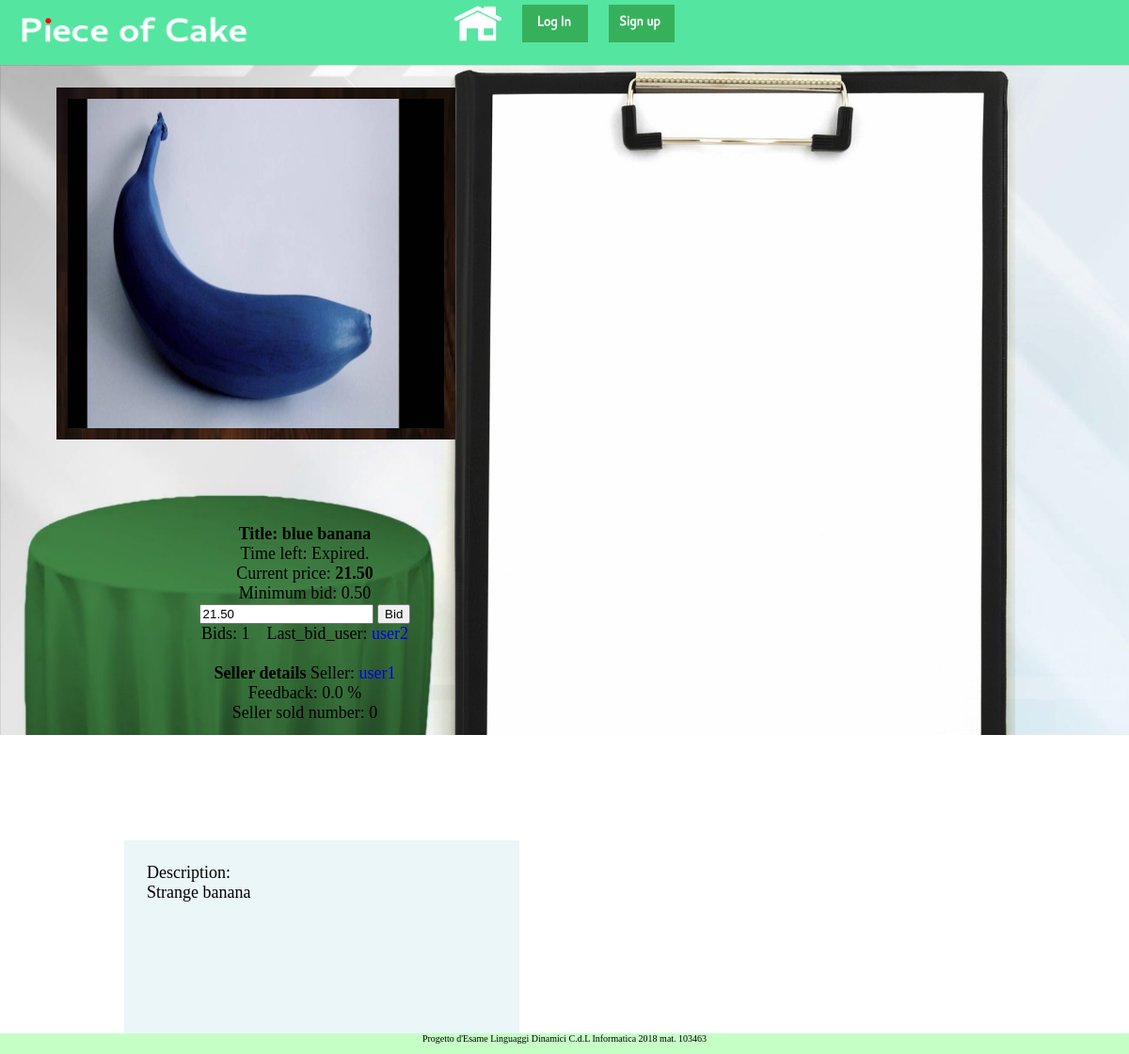
Screenshot of /webauction/auction_detail/11 with the database file from the repository.
### webauction/models.py (models this page shows, shortened)
class Auction(models.Model):
    seller = models.ForeignKey(User, related_name="seller", on_delete=models.CASCADE)
    title = models.CharField(max_length=100)
    image = models.ImageField(upload_to='auction_img/%Y/%m/%d/')
    description = models.CharField(max_length=5000)
    pub_date = models.DateTimeField(auto_now_add=True)
    expire_date = models.DateTimeField(default=datetime.datetime.now)
    min_price = models.DecimalField(max_digits=10, default=0, decimal_places=2)
    min_bid = models.DecimalField(max_digits=10, default=MIN_BID(), decimal_places=2)
    bid_count = models.IntegerField(default=0)
    last_bid_user = models.ForeignKey(User, null=True, related_name="last_bid_user", \
            on_delete=models.CASCADE)
    current_price = models.DecimalField(max_digits=10, default=0, decimal_places=2)
    active = models.BooleanField(default=True)
    category = models.CharField(max_length=50, default=('OT','Other'),
                                choices=CATEGORY_CHOICES)

class UserProfile(models.Model):
    def create_user_profile(sender, instance, created, **kwargs):
        if created:
            profile, created = UserProfile.objects.get_or_create(user=instance)
    post_save.connect(create_user_profile, sender=User)
    user = models.OneToOneField(User, on_delete=models.CASCADE)
    feedback = models.FloatField(default=0)
    votes = models.IntegerField(default=0)
    auction_count = models.SmallIntegerField(default=3)
    premium = models.BooleanField(default=False)
    description = models.CharField(max_length=1000, default='')
    profile_pic = models.ImageField(upload_to='profile_img/',
                    default='profile_img/defaultprofileimage.png')
    sold_auction = models.IntegerField(default=0)

### webauction/views.py (the view, shortened to what this page needs)
# urls.py: url(r'^auction_detail/(?P<product_key>[1-9][0-9]*)', views.detail_auction, name='detail'),
def detail_auction(request, product_key):
    context = {}
    auction = get_object_or_404(Auction, pk=product_key)
    context['auction'] = auction
    context['sellerProfile'] = get_object_or_404(UserProfile, user=auction.seller)
    if auction.active:
        now = timezone.localtime(timezone.now())
        elapsed = auction.expire_date - now
        time_difference = elapsed.total_seconds()
        context['time_diff_seconds'] = time_difference
    return render(request, 'webauction/auction_detail.html', context)

### webauction/templates/webauction/auction_detail.html (shortened to what this page needs)
{% extends "top_bar_base_template.html" %}
{% block body %}
<div id='auction_detail'>
    <div id='left_panel'>
        <img src={{ auction.image.url }} style='height:350px; width:400px;'> <br>
    </div>
    <div id='right_panel'>
        <div id='user_data'>
        <span style='font-weight:bold'> Title: {{ auction.title }} </span><br>
        Time left:
        {% if auction.active %}
            <span class='time_left_span' style='color:blue'></span>
        {% else %}
            Expired.
        {% endif %}
        <br>
        Current price: <span style = 'font-weight:bold'>{{ auction.current_price }} </span><br>
        Minimum bid: {{ auction.min_bid }} <br>
        <form method=POST>
            <input type="number" name="bid_value" step={{ auction.min_bid }}
            value={{ auction.current_price }}>
            <input type="submit" name="make_bid"
            value="Bid">
        </form>
        Bids: {{ auction.bid_count }} &nbsp&nbsp
        Last_bid_user:
        {% if auction.last_bid_user != None %}
        <a href='{% url 'webauction:profile' searched_username=auction.last_bid_user.username %}'>
            {{ auction.last_bid_user }} </a> <br>
        {% else %}
            None <br>
        {% endif %}
        <br>
        <span style='font-weight:bold'> Seller details </span>
        Seller:
        <a href='{% url 'webauction:profile' searched_username=auction.seller.username %}'>
            {{ auction.seller.username }} </a> <br>
        Feedback: {{ sellerProfile.feedback }} % <br>
        Seller sold number: {{ sellerProfile.sold_auction }} <br>
        </div>
        <div id='description'>
        Description: <br>
        {{ auction.description}} <br>
        </div>
    </div>
</div>
{% endblock %}

### rows the page displays
Auction: image (picture), title "blue banana", current_price "21.50", min_bid "0.50", bid_value "21.50", bid_count "1", last_bid_user "user2", seller.username "user1", description "Strange banana"
UserProfile: feedback "0.0", sold_auction "0"
